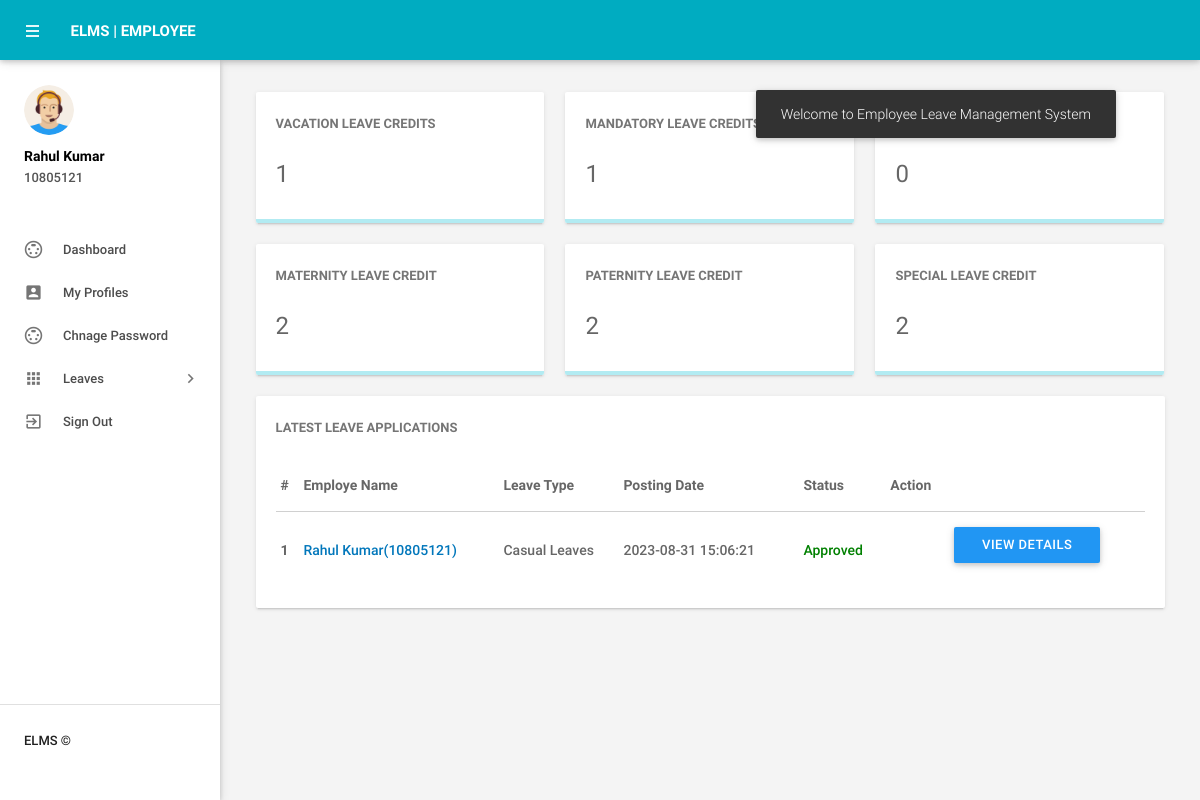
/leaveCredits.php (signed in), run on the app's committed database.
### tables this page shows
CREATE TABLE `tblemployees` (
  `id` int(11) NOT NULL,
  `EmpId` varchar(100) NOT NULL,
  `FirstName` varchar(150) DEFAULT NULL,
  `LastName` varchar(150) DEFAULT NULL,
  `EmailId` varchar(200) DEFAULT NULL,
  `Password` varchar(180) DEFAULT NULL,
  `Gender` varchar(100) DEFAULT NULL,
  `Dob` varchar(100) DEFAULT NULL,
  `Department` varchar(255) DEFAULT NULL,
  `Address` varchar(255) DEFAULT NULL,
  `City` varchar(200) DEFAULT NULL,
  `Country` varchar(150) DEFAULT NULL,
  `Phonenumber` char(11) DEFAULT NULL,
  `Status` int(1) DEFAULT NULL,
  `RegDate` timestamp NULL DEFAULT current_timestamp()
);

CREATE TABLE `tblleaves` (
  `id` int(11) NOT NULL,
  `LeaveType` varchar(110) DEFAULT NULL,
  `ToDate` varchar(120) DEFAULT NULL,
  `FromDate` varchar(120) DEFAULT NULL,
  `Description` mediumtext DEFAULT NULL,
  `PostingDate` timestamp NULL DEFAULT current_timestamp(),
  `AdminRemark` mediumtext DEFAULT NULL,
  `AdminRemarkDate` varchar(120) DEFAULT NULL,
  `Status` int(1) DEFAULT NULL,
  `IsRead` int(1) DEFAULT NULL,
  `empid` int(11) DEFAULT NULL
);

### leaveCredits.php (the view, shortened to what this page needs)
<?php
include('includes/config.php');
if(strlen($_SESSION['emplogin'])==0)
    {
header('location:index.php');
}
else{
?>
<!DOCTYPE html>
<html lang="en">
    <head>
        <link type="text/css" rel="stylesheet" href="assets/plugins/materialize/css/materialize.min.css"/>
        <link href="assets/plugins/metrojs/MetroJs.min.css" rel="stylesheet">
        <link href="assets/plugins/weather-icons-master/css/weather-icons.min.css" rel="stylesheet">
        <link href="assets/css/alpha.min.css" rel="stylesheet" type="text/css"/>
        <link href="assets/css/custom.css" rel="stylesheet" type="text/css"/>
    </head>
    <body>
           <?php include('includes/header.php');?>
       <?php include('includes/sidebar.php');?>
            <main class="mn-inner">
                <div class="">
                    <div class="row no-m-t no-m-b">
                    <a href="#" target="blank">
                    <div class="col s12 m12 l4">
                        <div class="card stats-card">
                            <div class="card-content">
                                <span class="card-title">Vacation Leave Credits</span>
<?php $eid=$_SESSION['eid'];
$sql = "SELECT id from  tblleaves where empid ='$eid'";
$query = $dbh -> prepare($sql);
$query->execute();
$totalleaves=$query->rowCount();
?>
                                <span class="stats-counter"><span class="counter"><?php echo htmlentities($totalleaves);?></span></span>
                            </div>
                            <div class="progress stats-card-progress">
                            </div>
                        </div>
                    </div></a>
     <a href="leavehistory.php" target="blank">
                    <div class="col s12 m12 l4">
                        <div class="card stats-card">
                            <div class="card-content">
                                <span class="card-title">Mandatory Leave Credits</span>
                                    <?php
$sql = "SELECT id from  tblleaves where Status=1 and empid ='$eid'";
$query = $dbh -> prepare($sql);
$query->execute();
$approvedleaves=$query->rowCount();
?>
                                <span class="stats-counter"><span class="counter"><?php echo htmlentities($approvedleaves);?></span></span>
                            </div>
                            <div class="progress stats-card-progress">
                            </div>
                        </div>
                    </div></a>
     <a href="leavehistory.php" target="blank">
                    <div class="col s12 m12 l4">
                        <div class="card stats-card">
                            <div class="card-content">
                                <span class="card-title">Sick Leave Credits</span>
                                    <?php
$sql = "SELECT id from  tblleaves where Status=0 and empid ='$eid'";
$query = $dbh -> prepare($sql);
$query->execute();
$approvedleaves=$query->rowCount();
?>
                                <span class="stats-counter"><span class="counter"><?php echo htmlentities($approvedleaves);?></span></span>
                            </div>
                            <div class="progress stats-card-progress">
                            </div>
                        </div>
                    </div></a>
                    <a href ="leaveCredits.php" target="blank">
                    <div class="col s12 m12 l4">
                        <div class="card stats-card">
                            <div class="card-content">
                                <span class="card-title">Maternity Leave Credit</span>
                                    <?php
$sql = "SELECT id from  tblleaves";
$query = $dbh -> prepare($sql);
$query->execute();
$totalleaves=$query->rowCount();
?>
                                <span class="stats-counter"><span class="counter"><?php echo htmlentities($totalleaves);?></span></span>
                            </div>
                            <div class="progress stats-card-progress">
                            </div>
                        </div>
                    </div></a>
                    <a href ="leaveCredits.php" target="blank">
                    <div class="col s12 m12 l4">
                        <div class="card stats-card">
                            <div class="card-content">
                                <span class="card-title">Paternity Leave Credit</span>
                                    <?php
$sql = "SELECT id from  tblleaves";
$query = $dbh -> prepare($sql);
$query->execute();
$totalleaves=$query->rowCount();
?>
                                <span class="stats-counter"><span class="counter"><?php echo htmlentities($totalleaves);?></span></span>
                            </div>
                            <div class="progress stats-card-progress">
                            </div>
                        </div>
                    </div></a>
                    <a href ="leaveCredits.php" target="blank">
                    <div class="col s12 m12 l4">
                        <div class="card stats-card">
                            <div class="card-content">
                                <span class="card-title">Special Leave Credit</span>
                                    <?php
$sql = "SELECT id from  tblleaves";
$query = $dbh -> prepare($sql);
$query->execute();
$totalleaves=$query->rowCount();
?>
                                <span class="stats-counter"><span class="counter"><?php echo htmlentities($totalleaves);?></span></span>
                            </div>
                            <div class="progress stats-card-progress">
                            </div>
                        </div>
                    </div></a>
                </div>
                    <div class="row no-m-t no-m-b">
                        <div class="col s15 m12 l12">
                            <div class="card invoices-card">
                                <div class="card-content">
                                    <span class="card-title">Latest Leave Applications</span>
                             <table id="example" class="display responsive-table ">
                                    <thead>
                                        <tr>
                                            <th>#</th>
                                            <th width="200">Employe Name</th>
                                            <th width="120">Leave Type</th>
                                             <th width="180">Posting Date</th>
                                            <th>Status</th>
                                            <th align="center">Action</th>
                                        </tr>
                                    </thead>
                                    <tbody>
<?php $sql ="SELECT tblleaves.id as lid,tblemployees.FirstName,tblemployees.LastName,tblemployees.EmpId,tblemployees.id,tblleaves.LeaveType,tblleaves.PostingDate,tblleaves.Status from tblleaves join tblemployees on tblleaves.empid=tblemployees.id where tblleaves.empid='$eid' order by lid desc limit 6";
$query = $dbh -> prepare($sql);
$query->execute();
$results=$query->fetchAll(PDO::FETCH_OBJ);
$cnt=1;
if($query->rowCount() > 0)
{
foreach($results as $result)
{
      ?>
                                        <tr>
                                            <td> <b><?php echo htmlentities($cnt);?></b></td>
                                              <td><a href="editemployee.php?empid=<?php echo htmlentities($result->id);?>" target="_blank"><?php echo htmlentities($result->FirstName." ".$result->LastName);?>(<?php echo htmlentities($result->EmpId);?>)</a></td>
                                            <td><?php echo htmlentities($result->LeaveType);?></td>
                                            <td><?php echo htmlentities($result->PostingDate);?></td>
                                                                       <td><?php $stats=$result->Status;
if($stats==1){
                                             ?>
                                                 <span style="color: green">Approved</span>
                                                 <?php } if($stats==2)  { ?>
                                                <span style="color: red">Not Approved</span>
                                                 <?php } if($stats==0)  { ?>
 <span style="color: blue">waiting for approval</span>
 <?php } ?>
                                             </td>
          <td>
           <td><a href="leave-details.php?leaveid=<?php echo htmlentities($result->lid);?>" class="waves-effect waves-light btn blue m-b-xs"  > View Details</a></td>
                                    </tr>
                                         <?php $cnt++;} }?>
                                    </tbody>
                                </table>
                                </div>
                            </div>
                        </div>
                    </div>
                </div>
            </main>
        </div>
    </body>
</html>
<?php } ?>

### includes/sidebar.php (shortened to what this page needs)
     <aside id="slide-out" class="side-nav white fixed">
                <div class="side-nav-wrapper">
                    <div class="sidebar-profile">
                        <div class="sidebar-profile-image">
                            <img src="assets/images/profile-image.png" class="circle" alt="">
                        </div>
                        <div class="sidebar-profile-info">
                    <?php
$eid=$_SESSION['eid'];
$sql = "SELECT FirstName,LastName,EmpId from  tblemployees where id=:eid";
$query = $dbh -> prepare($sql);
$query->bindParam(':eid',$eid,PDO::PARAM_STR);
$query->execute();
$results=$query->fetchAll(PDO::FETCH_OBJ);
if($query->rowCount() > 0)
{
foreach($results as $result)
{               ?>
                                <p><?php echo htmlentities($result->FirstName." ".$result->LastName);?></p>
                                <span><?php echo htmlentities($result->EmpId)?></span>
                         <?php }} ?>
                        </div>
                    </div>
                <ul class="sidebar-menu collapsible collapsible-accordion" data-collapsible="accordion">
               <li class="no-padding"><a class="waves-effect waves-grey" href="dashboard.php"><i class="material-icons">settings_input_svideo</i>Dashboard</a></li>
  <li class="no-padding"><a class="waves-effect waves-grey" href="myprofile.php"><i class="material-icons">account_box</i>My Profiles</a></li>
  <li class="no-padding"><a class="waves-effect waves-grey" href="emp-changepassword.php"><i class="material-icons">settings_input_svideo</i>Chnage Password</a></li>
                    <li class="no-padding">
                        <a class="collapsible-header waves-effect waves-grey"><i class="material-icons">apps</i>Leaves<i class="nav-drop-icon material-icons">keyboard_arrow_right</i></a>
                    </li>
                  <li class="no-padding">
                                <a class="waves-effect waves-grey" href="logout.php"><i class="material-icons">exit_to_app</i>Sign Out</a>
                            </li>
                </ul>
                <div class="footer">
                    <p class="copyright"> ELMS ©</p>
                </div>
                </div>
            </aside>

### data on the page
tblemployees: FirstName+LastName "Rahul Kumar", EmpId "10805121"
tblleaves: tblemployees.FirstName+LastName "Rahul Kumar", tblemployees.EmpId "10805121", LeaveType "Casual Leaves", PostingDate "2023-08-31 15:06:21", Status "Approved"

### other printed values
$totalleaves "1"
$approvedleaves "1"
$approvedleaves "0"
$totalleaves "2"
